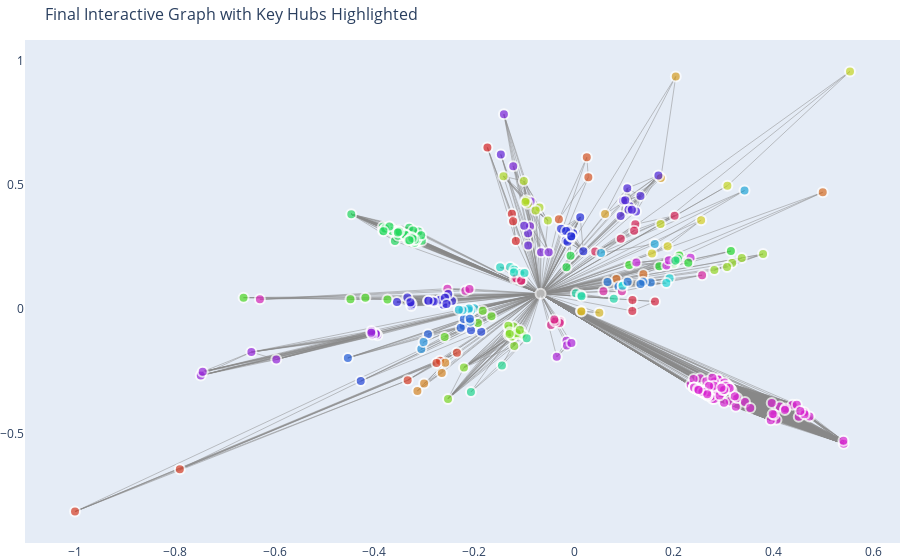

Write notebook code for a chart like this one.
### Markdown cell above
# EXECUTA O PROCESSO

### Code cell
main("..\small_world_linkedin\data\linkedin_v2.csv")

### Figure 1 — Plotly figure (JSON) as saved in the notebook; plotly's stock layout.template omitted (floating-point values rounded to 4 significant figures; data arrays with more than 128 entries replaced by an {"elided": "..."} marker saying what was removed)
{"data": [{"hoverinfo": "none", "line": {"color": "#888", "width": 0.5}, "mode": "lines", "type": "scatter", "x": {"elided": "28200 float values"}, "y": {"elided": "28200 float values"}}, {"hoverinfo": "text", "marker": {"color": {"elided": "391 str values"}, "line": {"width": 2}, "showscale": false, "size": {"elided": "391 int values"}}, "mode": "markers", "text": {"elided": "391 str values"}, "type": "scatter", "x": {"elided": "391 float values"}, "y": {"elided": "391 float values"}}], "layout": {"hovermode": "closest", "margin": {"b": 0, "l": 0, "r": 0, "t": 40}, "showlegend": false, "title": {"font": {"size": 16}, "text": "Final Interactive Graph with Key Hubs Highlighted"}, "xaxis": {"showgrid": false, "zeroline": false}, "yaxis": {"showgrid": false, "zeroline": false}}}
